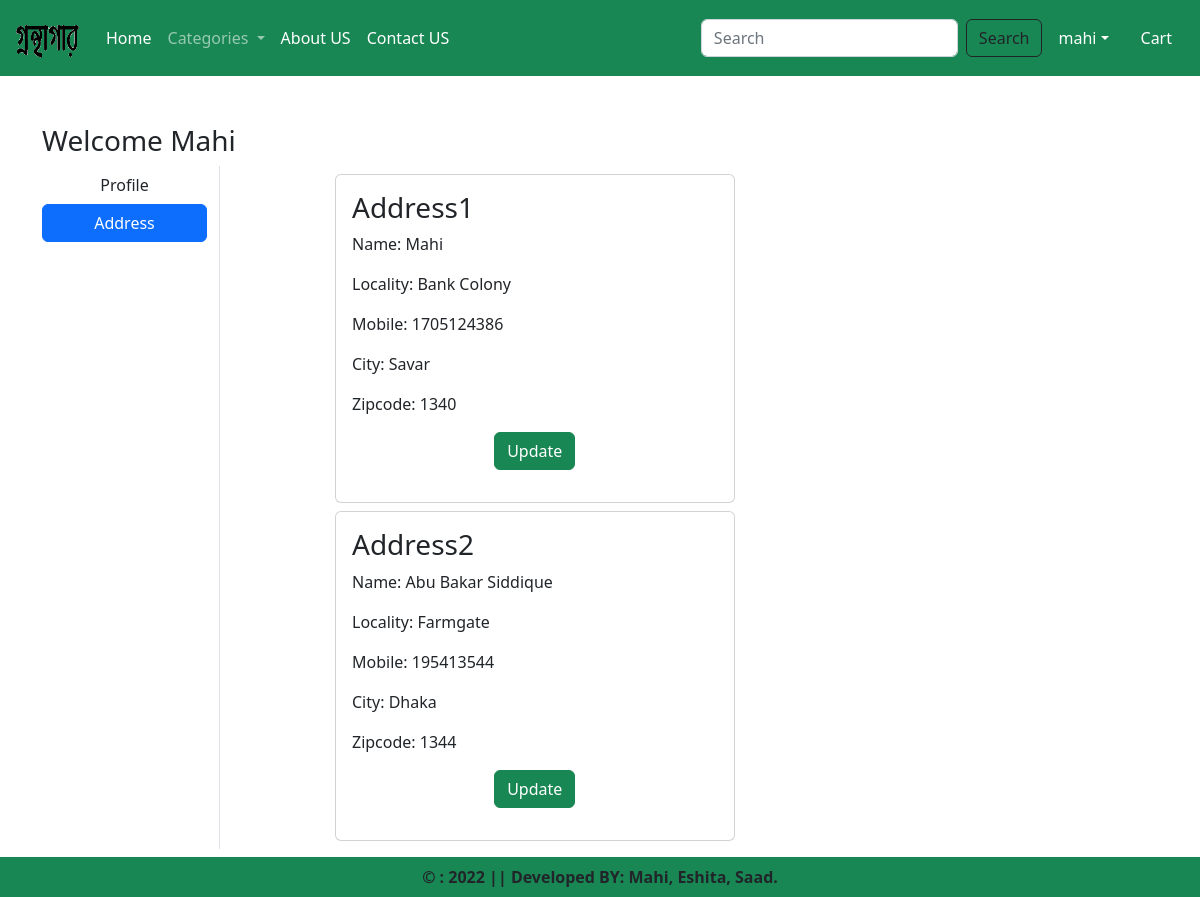
The page /address/ (signed in) on the database its author committed.
### app/models.py (models this page shows, shortened)
class Customer(models.Model):
    user = models.ForeignKey(User,on_delete=models.CASCADE)
    name = models.CharField(max_length=200)
    locality = models.CharField(max_length=200)
    city = models.CharField(max_length=50)
    mobile = models.IntegerField(default=0)
    zipcode = models.IntegerField()

### app/views.py (the view)
# urls.py: path('address/',views.address, name='address'),
def address(request):
    add = Customer.objects.filter(user=request.user)
    totalitem = 0
    if request.user.is_authenticated:
        totalitem = len(Cart.objects.filter(user=request.user))
    return render(request, 'app/address.html',locals())

### app/templates/app/address.html (shortened to what this page needs)
{% extends 'app/base.html' %}
{% load static  %}
{% block main-content %}
<div class="container my-5">
    <div class="row">
        <h3>Welcome <span class="text-capitalize">{{request.user}}</span></h3>
    <div class="col-sm-2 border-end">
        <ul class="list-unstyled">
            <li class="d-grid"><a href="{% url 'profile' %}" class="btn">Profile</a></li>
            <li class="d-grid"><a href="{% url 'address' %}" class="btn btn-primary">Address </a></li>
        </ul>
    </div>
    <div class="col-sm-9 offset-sm-1">
    <div class="rows">
        {% for ad in add %}
         <div class="col-sm-6">
            <div class="card m-2">
                <div class="card-body">
                    <h3>Address{{forloop.counter}}</h3>
                    <p>Name: {{ad.name}}</p>
                    <p>Locality: {{ad.locality}}</p>
                    <p>Mobile: {{ad.mobile}}</p>
                    <p>City: {{ad.city}}</p>
                    <p>Zipcode: {{ad.zipcode}}</p>
                   <p class="text-center"><a href="{% url 'updateAddress' pk=ad.id %}" type="button"
                    class="btn btn-success">Update</a></p>
                </div>
            </div>
         </div>
        {% endfor %}
    </div>
    </div>
    </div>
</div>
{% endblock main-content %}

### app/templates/app/base.html (shortened to what this page needs)
<!DOCTYPE html>
{% load static %}
<html lang="en">
<head>
    <link href="https://cdn.jsdelivr.net/npm/bootstrap@5.2.3/dist/css/bootstrap.min.css" rel="stylesheet">
    <link rel="stylesheet" href="{% static 'app/css/owl.carousel.min.css' %}">
    <link rel="stylesheet" href="{% static 'app/css/all.min.css' %}">
    <link rel="stylesheet" href="{% static 'app/css/style.css' %}">
</head>
<body>
<nav class="navbar navbar-expand-lg navbar-dark bg-success">
  <div class="container-fluid">
    <a class="navbar-brand" href="#">
      <img src= "{% static "app/images/logo.png" %}" width="70" height="50" />
    </a>
    <div class="collapse navbar-collapse" id="navbarSupportedContent">
      <ul class="navbar-nav me-auto mb-2 mb-lg-0">
        {% if request.user.is_authenticated %}
        <li class="nav-item">
          <a class="nav-link active" aria-current="page" href="/">Home</a>
        </li>
        <li class="nav-item dropdown">
          <a class="nav-link dropdown-toggle" href="#" role="button" data-bs-toggle="dropdown" aria-expanded="false">
            Categories
          </a>
        </li>
        <li class="nav-item">
          <a class="nav-link text-white" href="/about">About US</a>
        </li>
        <li class="nav-item">
          <a class="nav-link text-white" href="/contact">Contact US</a>
        </li>
      </ul>
      <form class="d-flex" role="search" action="/search">
        <input class="form-control me-2" type="search" name="search" placeholder="Search" aria-label="Search">
        <button class="btn btn-outline-dark" type="submit">Search</button>
      </form>
    </div>
   <ul class="navbar-nav me-auto mb-2 mb-lg-0">
    <li class="nav-item dropdown mx-2">
      <a class="nav-link dropdown-toggle text-white" href="#"
      id="profileDropdown" role="button" data-bs-toggle="dropdown"
      aria-expanded="false">{{request.user}}</a>
    </li>
    <li class="nav-item mx-2">
      <a href="{% url 'showcart' %}" class="nav-link text-white">
        Cart </a>
    </li>
{% endif %}
   </ul>
  </div>
</nav>
{% block main-content %}
{% endblock main-content %}
<footer class="container-fluid fixed-bottom bg-success text-center p-2 mt-5">
   <b> &copy; : 2022 || Developed BY: Mahi, Eshita, Saad. </b>
</footer>
</body>
</html>

### rows shown on the page
Customer: name "Mahi", locality "Bank Colony", mobile "1705124386", city "Savar", zipcode "1340"
Customer: name "Abu Bakar Siddique", locality "Farmgate", mobile "195413544", city "Dhaka", zipcode "1344"

### other values the page prints
{{ request.user }} "mahi"
{{ request.user }} "Mahi"
